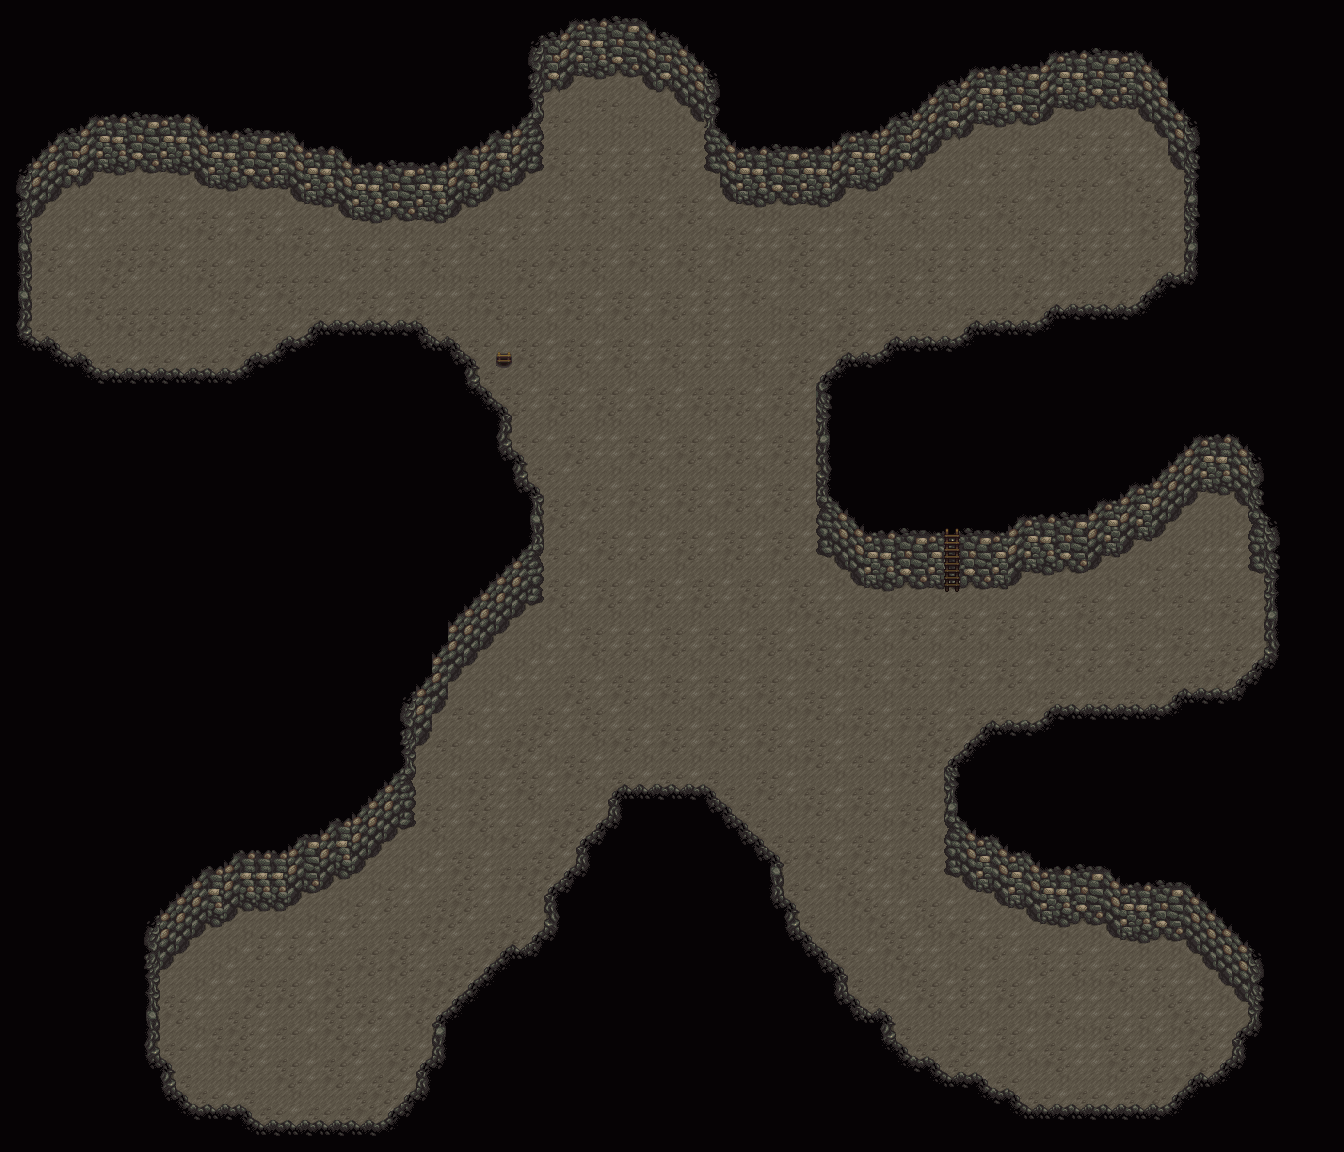

A level layout from a 2D game, rendered from its tile map. Below: a short description, then the map file with tile-grid data replaced by summaries:
An orthogonal 84x72 tile map with 16x16 px tiles, 3 tile layers (Back, Buildings, Front).

<map version="1.10" tiledversion="1.11.2" orientation="orthogonal" renderorder="right-down" width="84" height="72" tilewidth="16" tileheight="16" infinite="0" nextlayerid="9" nextobjectid="1">
 <tileset firstgid="1" name="mine_quarryshaft" tilewidth="16" tileheight="16" tilecount="288" columns="16">
  <image source="Mines/mine_quarryshaft.png" width="256" height="288" />
  <tile id="137">
   <properties>
    <property name="Type" value="Stone" />
   </properties>
  </tile>
  <tile id="138">
   <properties>
    <property name="Type" value="Stone" />
   </properties>
  </tile>
  <tile id="139">
   <properties>
    <property name="Type" value="Stone" />
   </properties>
  </tile>
  <tile id="153">
   <properties>
    <property name="Type" value="Stone" />
   </properties>
  </tile>
  <tile id="154">
   <properties>
    <property name="Type" value="Stone" />
   </properties>
  </tile>
  <tile id="155">
   <properties>
    <property name="Type" value="Stone" />
   </properties>
  </tile>
  <tile id="169">
   <properties>
    <property name="Type" value="Stone" />
   </properties>
  </tile>
  <tile id="170">
   <properties>
    <property name="Type" value="Stone" />
   </properties>
  </tile>
  <tile id="171">
   <properties>
    <property name="Type" value="Stone" />
   </properties>
  </tile>
 </tileset>
 <layer id="8" name="Back" width="84" height="72">
  <data>[6048 cells, 2702 non-empty, 10 distinct tile ids]</data>
 </layer>
 <layer id="3" name="Buildings" width="84" height="72">
  <data>[6048 cells, 3699 non-empty, 60 distinct tile ids]</data>
 </layer>
 <layer id="4" name="Front" width="84" height="72">
  <data>[6048 cells, 143 non-empty, 4 distinct tile ids]</data>
 </layer>
 <objectgroup id="5" name="Back" />
 <objectgroup id="6" name="Buildings" />
 <objectgroup id="7" name="Front" />
</map>
